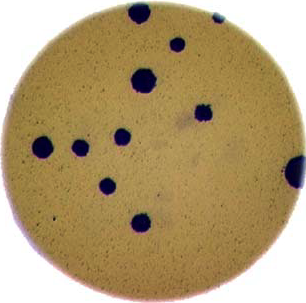
#> input picture Image Processing/Images/colonies-01.tif, 306 x 303 px, found by its file name
$ jupyter execute 'Thresholding - Extracting Bacteria Colonies.ipynb'
#> lines starting #> are read from the running program, lines starting #| are printed output that depends on the picture; after the words box and inside, x2 and y2 are one past the last pixel; in counts of white or black regions, pixels touching at a corner belong together
[cell 1]
import matplotlib.pyplot as plt
import glob
import numpy as np
import ipympl
import imageio.v3 as iio
import skimage.color
import skimage.filters

[cell 2]
colonies = plt.imread('colonies-01.tif')
#> colonies is the input picture: shape (303, 306, 3); mean R, G, B 177.7, 155.8, 113.9
fig, ax = plt.subplots()
plt.imshow(colonies)

[cell 3]
# Convert the image to grayscale
gray_colonies = skimage.color.rgb2gray(colonies)
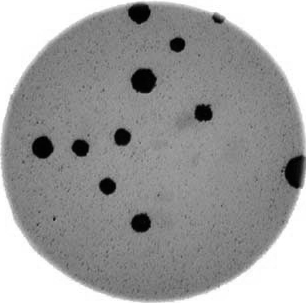
#> gray_colonies: shape (303, 306) float64; min 0.00223, max 1, mean 0.617
# blur the image to denoise
blurred_colonies = skimage.filters.gaussian(gray_colonies, sigma=1.5)
fig, ax = plt.subplots()
plt.imshow(blurred_colonies, cmap='gray')

The bacteria looks to be darker than the background so we will have to threshold by turning pixels below 'on'.

[cell 4]
histogram, bin_edges = np.histogram(blurred_colonies, bins=256, range=(0.0, 1.0))
#> histogram = 256 values, max 15790 at index 255, min 0 at index 0, mean 362.2; bin_edges = 257 values from 0 to 1
fig, ax = plt.subplots()
plt.plot(bin_edges[0:-1], histogram)
plt.title("Grayscale Histogram")
plt.xlabel("grayscale value")
plt.ylabel("pixels")
plt.xlim(0, 1.0)
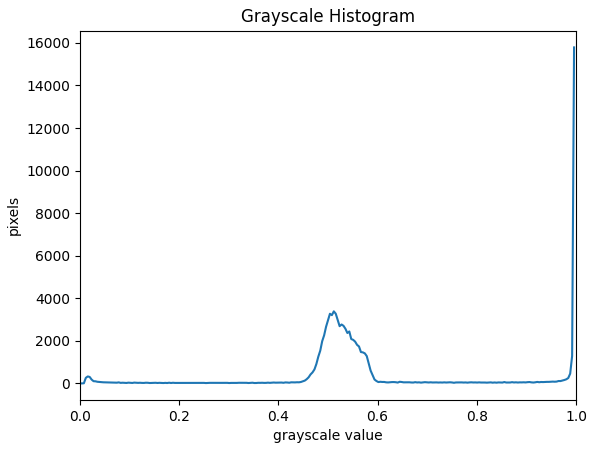
#> figure drawn by matplotlib, 1 panel; curve peaks at x = 0.996, y = 15790

The pixels closer to 0 represent the bacteria since they are very dark in the image. Pixels between 0.4-0.6 represent the petri dish.

[cell 5]
# create a mask based on the threshold
t = 0.35
binary_mask = blurred_colonies < t
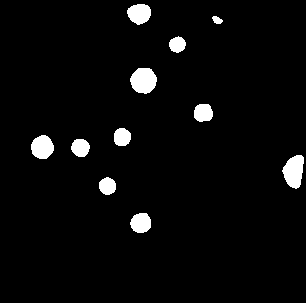
#> binary_mask: shape (303, 306) bool; 3.8% white; 11 white regions, largest, box (x1, y1, x2, y2) and area: (130, 68, 157, 94) 540, (282, 155, 304, 189) 525, (31, 135, 54, 159) 424
fig, ax = plt.subplots()
plt.imshow(binary_mask, cmap='gray')

We were able to turn 'on' the bacteria as they appear white.

[cell 6]
# use binary_mask to select the 'interesting' part of the image
selection = colonies.copy()
selection[~binary_mask] = 0
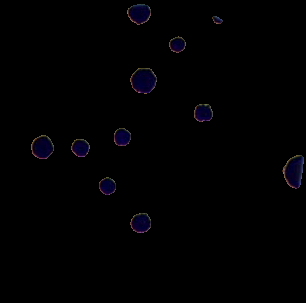
#> selection: shape (303, 306, 3); mean R, G, B 1, 0.7, 1.8
fig, ax = plt.subplots()
plt.imshow(selection)

$ run again, with Image Processing/Images/colonies-02.tif copied over Image Processing/Images/colonies-01.tif
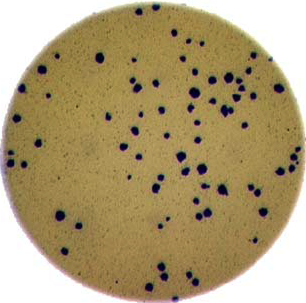
#> input picture Image Processing/Images/colonies-02.tif, 306 x 303 px, found by its file name
#> colonies is the input picture: shape (303, 306, 3); mean R, G, B 174.7, 157.2, 117.5
#> `blurred_colonies = skimage.filters.gaussian(gray_colonies, sigma=1.5)`:
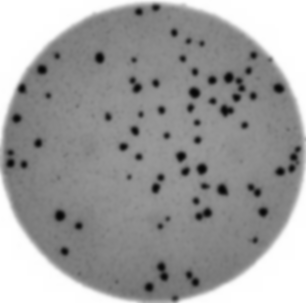
#> blurred_colonies: shape (303, 306) float64; min 0.0224, max 1, mean 0.62
#> histogram = 256 values, max 15973 at index 255, min 0 at index 0, mean 362.2; bin_edges = 257 values from 0 to 1
#> binary_mask: shape (303, 306) bool; 4.4% white; 64 white regions (4 under 20 px), largest, box (x1, y1, x2, y2) and area: (224, 72, 245, 92) 193, (288, 146, 301, 173) 162, (157, 262, 169, 282) 159
#> `selection[~binary_mask] = 0`:
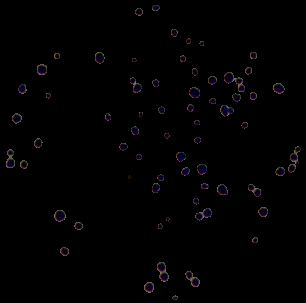
#> selection: shape (303, 306, 3); mean R, G, B 1.9, 1.5, 1.9

$ run again, with Image Processing/Images/colonies-03.tif copied over Image Processing/Images/colonies-01.tif
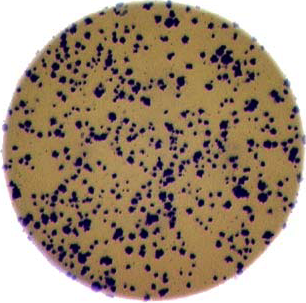
#> input picture Image Processing/Images/colonies-03.tif, 306 x 303 px, found by its file name
#> colonies is the input picture: shape (303, 306, 3); mean R, G, B 161.7, 141.7, 119.8
#> `blurred_colonies = skimage.filters.gaussian(gray_colonies, sigma=1.5)`:
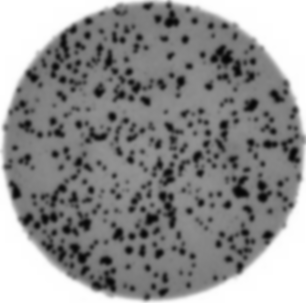
#> blurred_colonies: shape (303, 306) float64; min 0.0193, max 1, mean 0.566
#> histogram = 256 values, max 16058 at index 255, min 0 at index 0, mean 362.2; bin_edges = 257 values from 0 to 1
#> binary_mask: shape (303, 306) bool; 16% white; 245 white regions (75 under 20 px), largest, box (x1, y1, x2, y2) and area: (210, 45, 243, 77) 506, (50, 25, 77, 79) 457, (21, 208, 64, 230) 409
#> `selection[~binary_mask] = 0`:
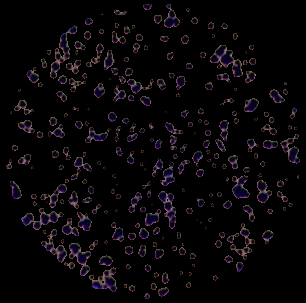
#> selection: shape (303, 306, 3); mean R, G, B 8.6, 6.2, 8.3
